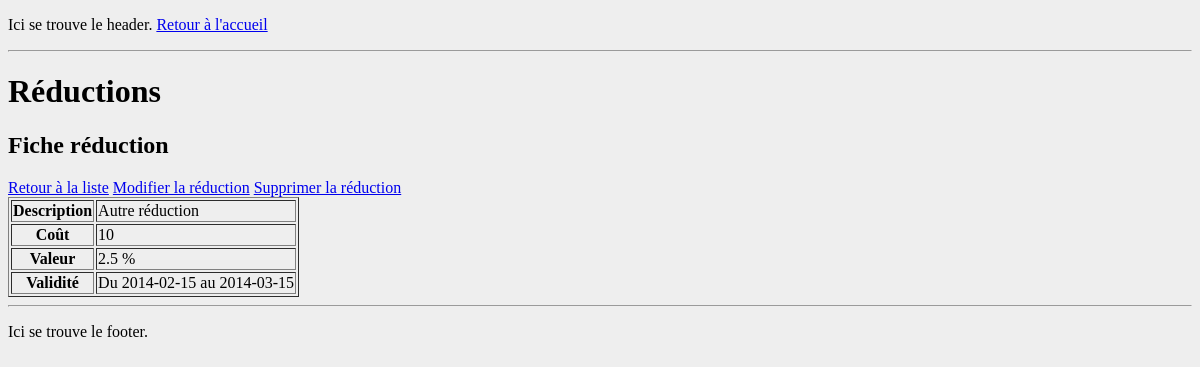
The page /index.php?page=reductions&mode=fiche&id=2 on the database its author committed.
### tables this page shows
CREATE TABLE `Reductions` (
  `id` int(11) NOT NULL AUTO_INCREMENT,
  `description` varchar(200) NOT NULL,
  `cout` float NOT NULL COMMENT 'Cout en cagnotte de la réduction',
  `type` varchar(10) NOT NULL COMMENT '''pourcent'' ou ''brut''',
  `valeur` float NOT NULL COMMENT 'Valeur de la réduction (€ ou %)',
  `debut` date NOT NULL COMMENT 'Date de début',
  `fin` date NOT NULL COMMENT 'Date de fin',
  PRIMARY KEY (`id`)
);

### Database/db_functions.php (called while the page is built, shortened)
<?php
	$db = db_connect();
	function getReductionById($id)
	{
		global $db;
		$request = $db->prepare("SELECT * from `Reductions` WHERE `id` = ?");
		$request->execute(array($id));
		if($data = $request->fetch())
		{
			return array(
				"id" => $data['id'],
				"description" => $data['description'],
				"cout" => $data['cout'],
				"type" => $data['type'],
				"valeur" => $data['valeur'],
				"debut" => $data['debut'],
				"fin" => $data['fin']
				);
		}
		else
		{
			$request->closeCursor();
			return E_ERROR;
		}
	}
?>

### Modules/reductions.php (the view, shortened to what this page needs)
<?php
echo "<h1>Réductions</h1>\n";
	if(isset($_GET["mode"]))
	{
		switch($_GET["mode"])
		{
			case "fiche":
				fiche();
				break;
		}
	}
	else
	{
		liste();
	}
function fiche()
{
	echo "<h2>Fiche réduction</h2>";
	echo "<a href=\"index.php?page=reductions&mode=liste\">Retour à la liste</a>\n";
	if(isset($_GET['id']) && !empty($_GET['id']))
	{
		$reduction = getReductionById($_GET['id']) or die('Une erreur est survenue.');
		echo "<a href=\"index.php?page=reductions&mode=modifier&id=$reduction[id]\">Modifier la réduction</a>\n";
		echo "<a href=\"index.php?page=reductions&mode=supprimer&id=$reduction[id]\">Supprimer la réduction</a>\n";
		echo "<table border=\"1\">\n
			<tr><th>Description</th><td>$reduction[description]</td></tr>\n
			<tr><th>Coût</th><td>$reduction[cout]</td></tr>\n
			<tr><th>Valeur</th><td>$reduction[valeur] ";
		if($reduction['type'] == "brut")
			echo "€";
		else
			echo "%";
		echo "<tr><th>Validité</th><td>Du $reduction[debut] au $reduction[fin]</td></tr>\n";
		echo "</table>";
	}
	else
	{
		echo "Une erreur est survenue.";
	}
}
	?>

### Stylesheets/default.css (style rules this page uses)
body { background-color:#eeeeee; }

### rows shown on the page
reductions: description "Autre réduction", cout "10", valeur "2.5", debut "2014-02-15", fin "2014-03-15"
